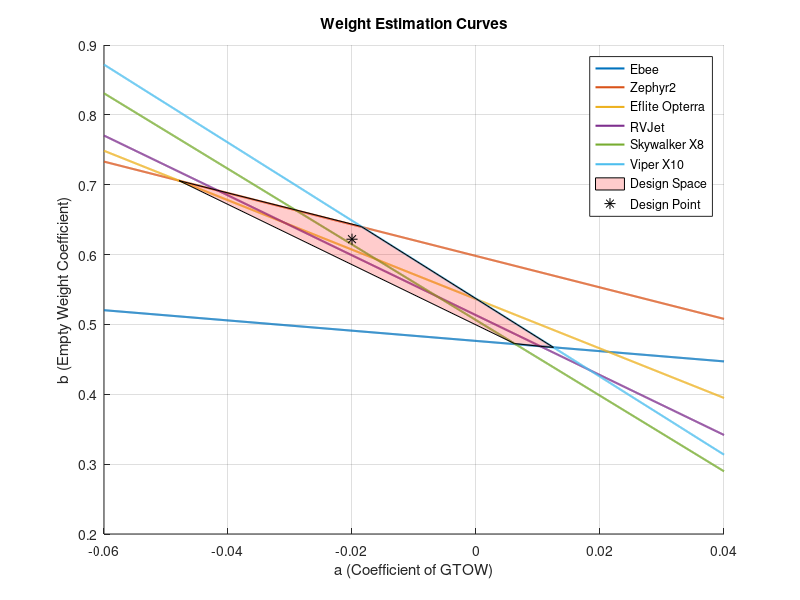

MATLAB code for this plot: (Note: this script raises an error after producing the figure.)
%% Aircraft Preliminary Design and Performance Analysis
% Author: Taha Brazy
%
% Description:
% This script performs preliminary aircraft sizing based on Raymer methodology.
% It includes:
% - Weight estimation
% - Constraint analysis (W/S vs W/P)
% - Performance calculations
% - Wing geometry estimation

clc; clear; close all;

%% =======================
% Weight Estimation
% =======================

a_range = -0.06:0.0001:0.04;

GTOW = [1.616 4.963 7.8 9.45 11.93 12.31] * 0.4536; % kg
wewo = [0.4764 0.598 0.5363 0.51322 0.5062 0.5369];

figure;
hold on; grid on;

for i = 1:length(GTOW)
    b_vals = wewo(i) - a_range .* GTOW(i);
    plot(a_range, b_vals, 'LineWidth', 1.5);
end

xlabel('a (Coefficient of GTOW)');
ylabel('b (Empty Weight Coefficient)');
title('Weight Estimation Curves');

% Design space
x = [-0.0479 -0.0417 -0.0292 -0.0185 0.0125 0.0104 0.0062];
y = [0.7058 0.692 0.6642 0.6402 0.4671 0.4686 0.4726];
patch(x, y, 'red', 'FaceAlpha', 0.2);

% Design point
a = -0.02;
b = 0.622;
plot(a, b, 'k*', 'MarkerSize', 8);

legend('Ebee','Zephyr2','Eflite Opterra','RVJet','Skywalker X8','Viper X10','Design Space','Design Point');

% Solve for weights
Wp = 1.5 * 0.4536; % payload [kg]
Wb = 2.2 * 0.4536; % battery [kg]

syms Wto We
[We, Wto] = vpasolve(a*Wto^2 + b*Wto == We, Wto - Wb - We == Wp);

Wto = double(Wto(1));
Wto = Wto * 1.05; % Add 5% margin

%% =======================
% Constraint Analysis (W/S vs W/P)
% =======================

close all;
w_s = 0:0.01:50;

rho = 1.225; % Air density [kg/m^3]
vs = 9.4; % Stall speed [m/s]
clmax = 0.9 * 1.2;

ws_vs = 0.5 * rho * vs^2 * clmax / 9.81;

figure;
hold on; grid on;

plot(ws_vs * ones(size(w_s)), w_s, 'LineWidth', 2); % Stall constraint

% Aerodynamic parameters
cd0 = 0.015;
AR = 5.618;
e = 0.9;
k = 1 / (pi * AR * e);
etap = 0.8;

% Ceiling constraint
segac = (1 - 6.873e-6 * 400)^4.25587;
rocc = 0.5;

L_D = sqrt(cd0 / k) / (2 * cd0);

wp_ac = segac ./ (rocc/etap + sqrt(2 ./ (1.225 * segac * sqrt(3*cd0/k)) .* w_s) .* (1.155/(L_D * etap))) / 9.81;
plot(w_s, wp_ac, 'LineWidth', 2);

% Maximum speed constraint
vc = 16;
vmax = vc / 0.8;
seg = (1 - 6.873e-6 * 200)^4.26;

wp_vm = etap ./ (0.5*rho*vmax^3*cd0./w_s + 2*k./(rho*seg*vmax).*w_s) / 9.81;
plot(w_s, wp_vm, 'LineWidth', 2);

% Takeoff constraint
vto = 1.2 * vs;
g = 9.81;
mue = 0.1;
cdg = 0.0225;
sto = 5;
clr = 0.7;

wp_sto = (etap/vto) * (1 - exp(0.6*rho*g*cdg*sto ./ w_s)) ./ ...
         (mue - (mue + cdg/clr).*exp(0.6*rho*g*cdg*sto ./ w_s)) / 9.81;

plot(w_s, wp_sto, 'LineWidth', 2);

% Rate of climb
roc = 0.6;

wp_roc = 1 ./ (roc/etap + sqrt(2./(rho*sqrt(3*cd0/k)).*w_s) .* ...
        (1.155/(sqrt(cd0/k)/(2*cd0)*etap))) / 9.81;

plot(w_s, wp_roc, 'LineWidth', 2);

xlabel('Wing Loading W/S [kg/m^2]');
ylabel('Power Loading W/P [kg/W]');
title('Constraint Analysis');

patch([0 5.958 5.958], [0 0.00549 0], 'blue', 'FaceAlpha', 0.2);

legend('Stall Speed','Ceiling','Max Speed','Takeoff','Rate of Climb','Feasible Region');
axis([0 7 0 0.15]);
%% =======================
% Wing Geometry Calculation
% =======================

close all;

S = Wto / ws_vs; % Wing area [m^2]
lambda = 0.4; % Taper ratio

b = sqrt(AR * S); % Wingspan

syms ct cr
[cr, ct] = solve(ct - lambda*cr == 0, (ct + cr)/2 * b == S);

ct = double(ct);
cr = double(cr);

fprintf('Wing Area: %.3f m^2\n', S);
fprintf('Wingspan: %.3f m\n', b);
fprintf('Root Chord: %.3f m\n', cr);
fprintf('Tip Chord: %.3f m\n', ct);
